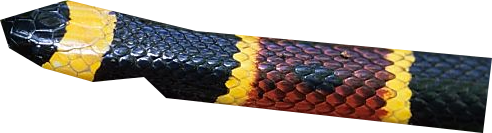
#> input picture eastern_coral_1_clean.png, 492 x 133 px
$ python py_numpy_1.py
#> lines starting #> are read from the running program, lines starting #| are printed output that depends on the picture; after the words box and inside, x2 and y2 are one past the last pixel; in counts of white or black regions, pixels touching at a corner belong together
#py_numpy_1.py

"""a snake-charming application"""

from PIL import Image
import numpy as np
import os
idir =os.getcwd()

iname= 'eastern_coral_1_clean.png'# 'white_snake.PNG'
saveas='new_snake.PNG'

#sets up an array for pixel processing
white=np.array([255,255,255,0]) #r, g, b, a
transparent = np.array([0, 0, 0, 0])
background = white

#open the image and convert it
raw_image = Image.open(iname)
#> raw_image is the input picture: PIL image 492x133 RGBA; mean R, G, B, A 172.2, 165.3, 157.8, 255
raw_image.show()
converted_image = raw_image.convert('RGBA')
raw_image.close()
h, w = converted_image.size
#> h = 492; w = 133
converted_histo=converted_image.histogram()
#> converted_histo = 1024 values, max 65436 at index 1023, min 0 at index 768, mean 255.6
converted_colors=converted_image.getcolors(w*h)
#> converted_colors = 24910 items

#dump the data into a numpy array and split the channels "bands"
data = np.array(converted_image) # h * w * 4 array (rgba)
r, g, b, a = data.T
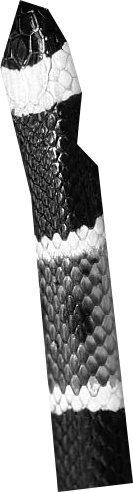
#> r: shape (492, 133); min 0, max 255, mean 172.2
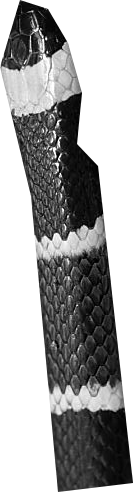
#> g: shape (492, 133); min 0, max 255, mean 165.3
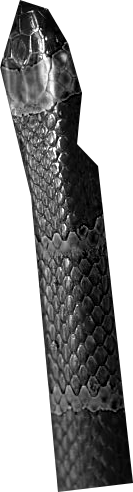
#> b: shape (492, 133); min 0, max 255, mean 157.8
#> a: shape (492, 133); every value is 255

#this sets the masking condition and replaces the background color
replace = (r == background[0]) & (b == background[1]) & (g == background[2])
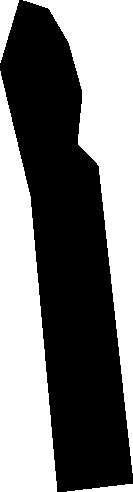
#> replace: shape (492, 133) bool; 47.7% white; 4 white regions, box (x1, y1, x2, y2) and area: (23, 0, 133, 473) 15346, (0, 71, 57, 492) 14938, (0, 0, 19, 63) 630, (67, 484, 133, 492) 297
data[replace.T] = (0,0,0,0)

#generate a new image, grab some stats, and save it.
new_image = Image.fromarray(data, 'RGBA')
h, w = new_image.size
new_histo=new_image.histogram()
#> new_histo = 1024 values, max 34225 at index 1023, min 0 at index 769, mean 255.6
new_colors=new_image.getcolors(w*h) #a list of tuples [count (rgba), ...]
#> new_colors = 24910 items
new_image.save(saveas)
recovered_image = Image.open(saveas)
h, w = recovered_image.size

#we've successfully 'masked out' and replaced the background
new_image.show()
recovered_histo=recovered_image.histogram()
#> recovered_histo has the same summary as new_histo
recovered_colors=recovered_image.getcolors(w*h) #a list of tuples [count (rgba), ...]
#> recovered_colors = 24910 items

#but we can do more...

#strategy: make a list of color bins we expect to find. These will have pixel ranges
# that are human-friendly e.g., 'brownish', 'gold'. Each spec within the bin can be
# additively applied to a mask - functionally reducing the color palette.

reduced_image = recovered_image.convert('P', palette=Image.ADAPTIVE, colors=10)
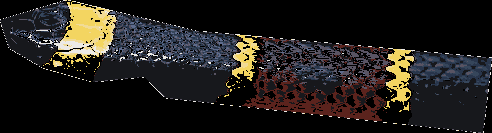
#> reduced_image: PIL image 492x133 P; mean R, G, B 33.1, 30.1, 27.4
reduc1 = reduced_image = recovered_image.convert('P', palette=Image.ADAPTIVE, colors=10)

reduc2 = reduc1.convert('RGB') #turns it to rgb

#save the image in a couple formats
reduc_fn = 'scratch.BMP'
reduc2.save(reduc_fn)

reduced_histo=reduced_image.histogram()
#> reduced_histo = 256 values, max 37961 at index 0, min 0 at index 10, mean 255.6
reduced_colors=reduced_image.getcolors(w*h) #a list of tuples [count (rgba), ...]
#> reduced_colors = [(37961, 0), (12070, 1), (3009, 2), (2908, 3), (2547, 4), (2457, 5), (1664, 6), (972, 7), (964, 8), (884, 9)]
reduced_image.save(saveas+'reduced.BMP')

#now show them
recovered_image.show()
reduced_image.show()
recovered_image.close()

$ run again, with test.png copied over eastern_coral_1_clean.png
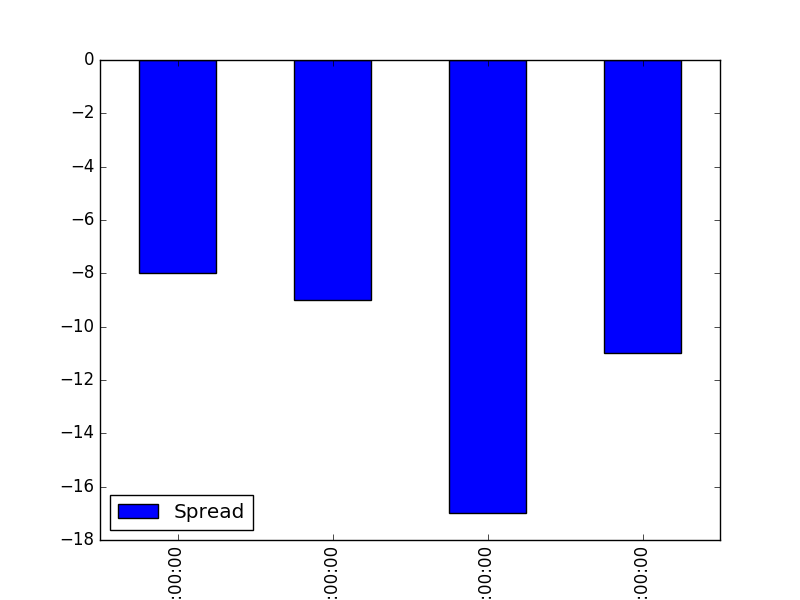
#> input picture test.png, 800 x 600 px
#> raw_image is the input picture: PIL image 800x600 RGBA; mean R, G, B, A 201.8, 201.8, 250, 255
#> converted_histo = 1024 values, max 480000 at index 1023, min 0 at index 108, mean 1875
#> converted_colors = 257 items
#> a: shape (800, 600); every value is 255
#> `replace = (r == background[0]) & (b == background[1]) & (g == backgrou..`:
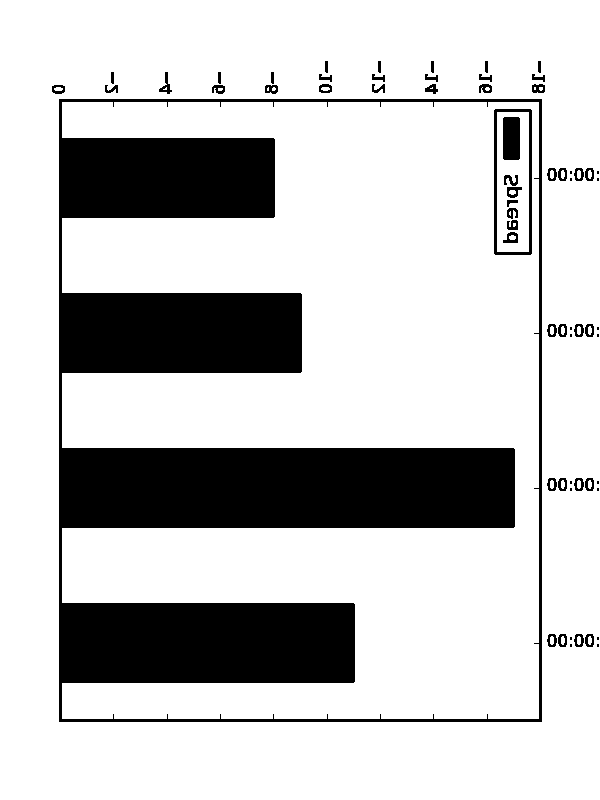
#> replace: shape (800, 600) bool; 77.6% white; 64 black regions (16 under 20 px), largest, box (x1, y1, x2, y2) and area: (59, 99, 542, 722) 102612, (494, 109, 532, 255) 1064, (503, 117, 520, 160) 727
#> new_histo = 1024 values, max 469141 at index 0, min 0 at index 108, mean 1875
#> new_colors = 257 items
#> recovered_histo has the same summary as new_histo
#> `reduced_image = recovered_image.convert('P', palette=Image.ADAPTIVE, c..`:
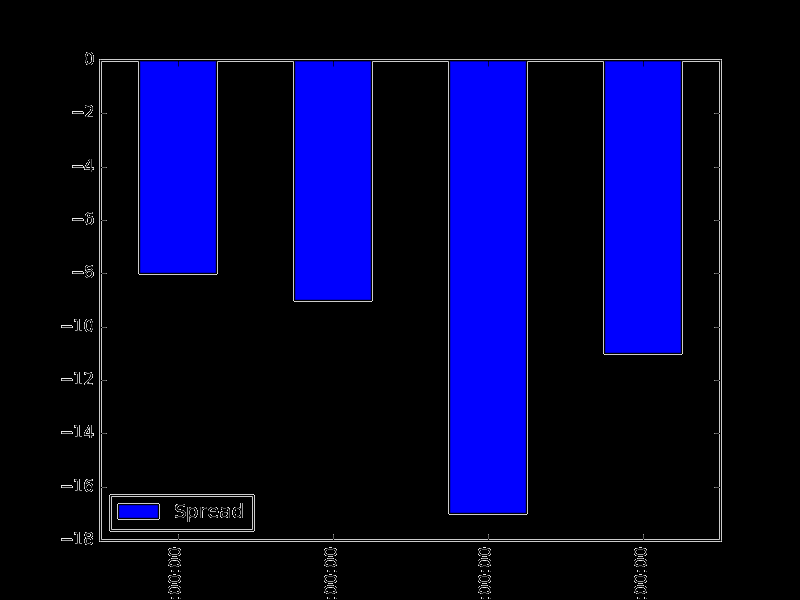
#> reduced_image: PIL image 800x600 P; mean R, G, B 3.9, 3.9, 52.1
#> reduced_histo = 256 values, max 372464 at index 7, min 0 at index 10, mean 1875
#> reduced_colors = [(6656, 0), (2766, 1), (667, 2), (594, 3), (585, 4), (316, 5), (16, 6), (372464, 7), (88225, 8), (7711, 9)]
